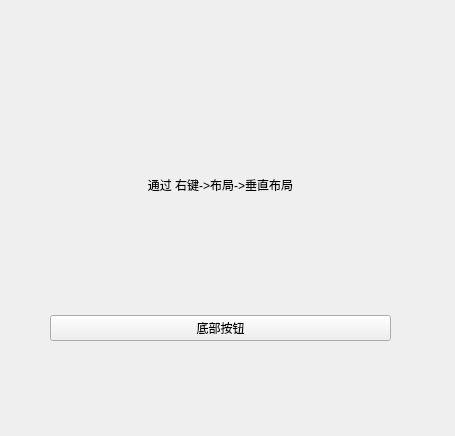
<?xml version="1.0" encoding="UTF-8"?>
<ui version="4.0">
 <class>Form</class>
 <widget class="QWidget" name="Form">
  <property name="geometry">
   <rect>
    <x>0</x>
    <y>0</y>
    <width>455</width>
    <height>436</height>
   </rect>
  </property>
  <property name="windowTitle">
   <string>Form</string>
  </property>
  <widget class="QWidget" name="">
   <property name="geometry">
    <rect>
     <x>50</x>
     <y>60</y>
     <width>341</width>
     <height>281</height>
    </rect>
   </property>
   <layout class="QVBoxLayout" name="verticalLayout">
    <item>
     <widget class="QLabel" name="label">
      <property name="text">
       <string>通过 右键-&gt;布局-&gt;垂直布局</string>
      </property>
      <property name="alignment">
       <set>Qt::AlignCenter</set>
      </property>
     </widget>
    </item>
    <item>
     <widget class="QPushButton" name="pushButton">
      <property name="text">
       <string>底部按钮</string>
      </property>
     </widget>
    </item>
   </layout>
  </widget>
 </widget>
 <resources/>
 <connections/>
</ui>
